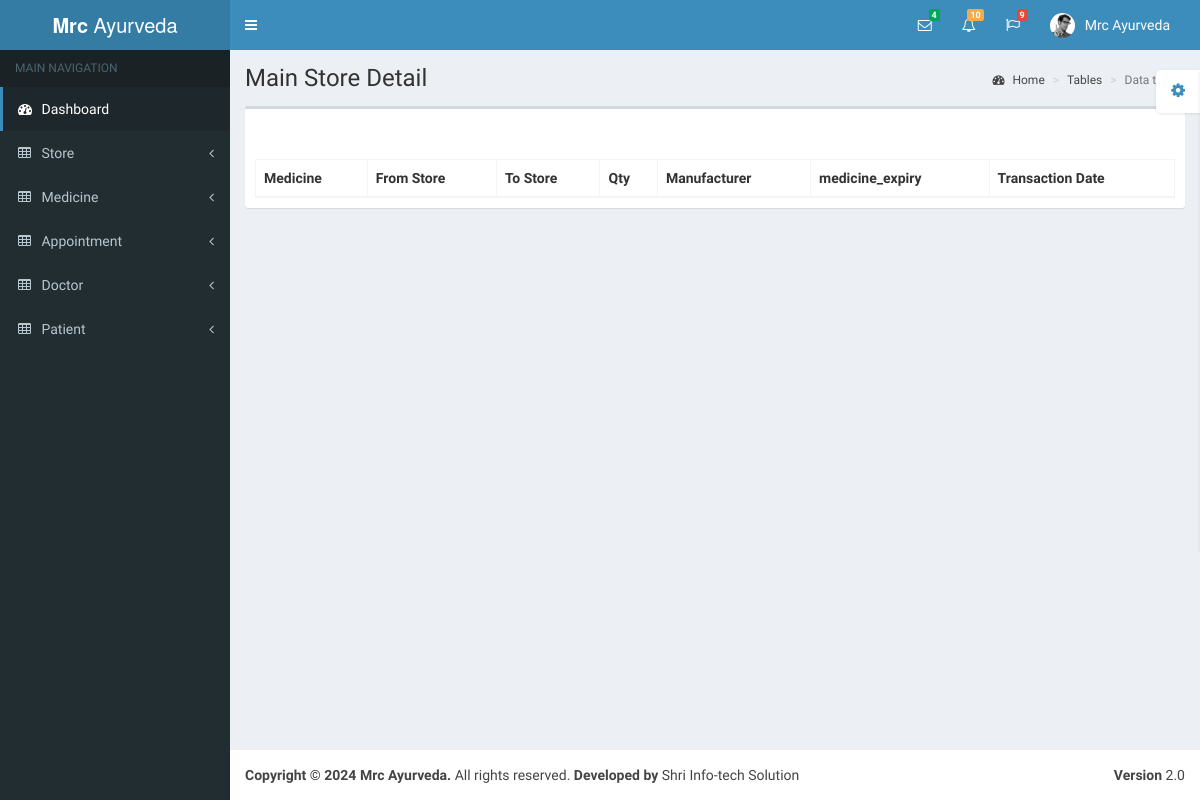
The page /store/medicine_stock_history/ on the database as committed earlier.
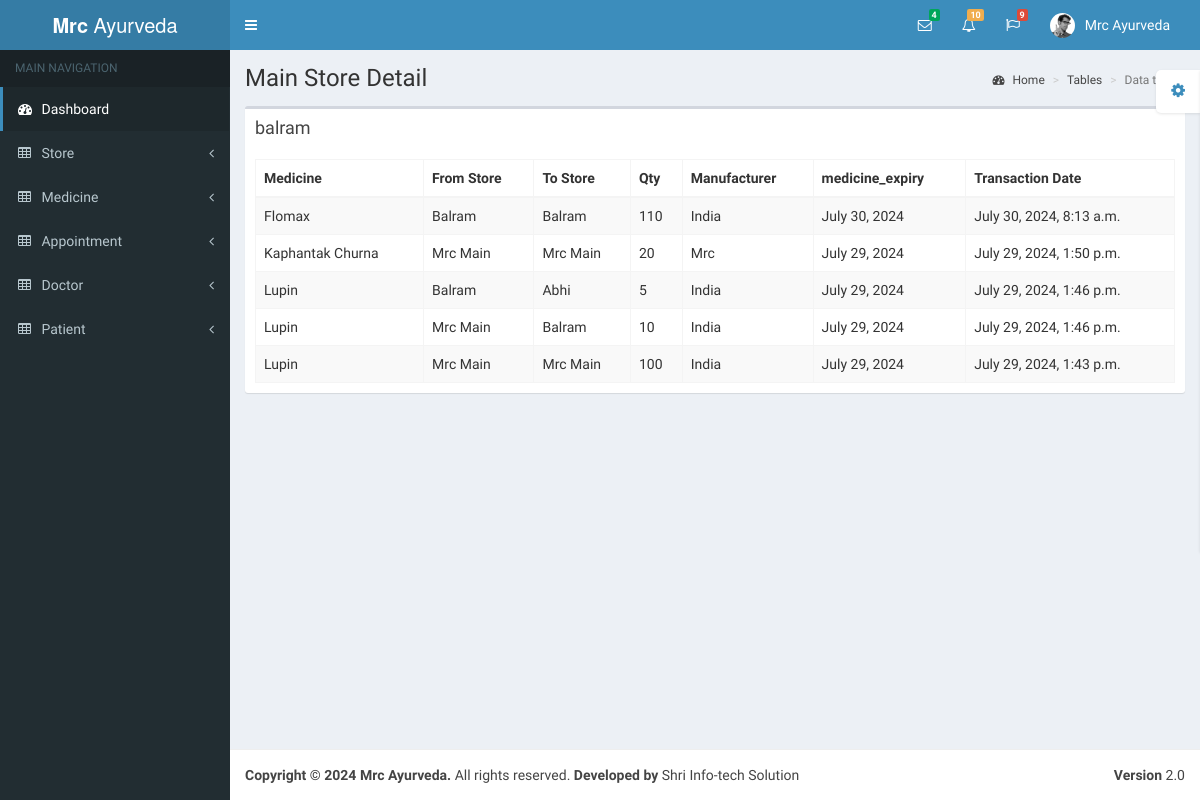
The same page on the database as committed later.
### store/models.py (models this page shows, shortened)
class Store(models.Model):
    user = models.ForeignKey(User, on_delete=models.PROTECT)
    type = models.CharField(max_length=10, null=True)
    created_at = models.DateTimeField(auto_now_add=True)
    updated_at = models.DateTimeField(auto_now=True, null=True, blank=True)
    def __str__(self):
        return str(self.user.username)
    class Meta:
        db_table = 'stores'

class MedicineStoreTransactionHistory(models.Model):
    from_store = models.ForeignKey(Store, related_name='Medicine_transfer_history_from_store', on_delete=models.PROTECT)
    to_store = models.ForeignKey(Store, related_name='Medicine_transfer_history_to_store', on_delete=models.PROTECT)
    medicine = models.ForeignKey(Medicine, on_delete=models.PROTECT)
    medicine_name = models.CharField(max_length=500, null=True)
    qty = models.IntegerField(null=True)
    medicine_manufacturer = models.CharField(max_length=500, null=True)
    medicine_expiry = models.DateField(null=True)
    created_at = models.DateTimeField(auto_now_add=True)
    updated_at = models.DateTimeField(auto_now=True, null=True, blank=True)
    class Meta:
        db_table = 'medicine_store_transaction_history'

### account/models.py (models this page shows, shortened)
class User(AbstractUser):
    username = models.CharField(max_length=500, unique=True, null=True)
    email = models.EmailField(unique=True, null=True)
    mobile = models.CharField(max_length=20, null=True)
    phone = models.CharField(max_length=20, null=True)
    address = models.TextField(null=True)
    is_staff = models.BooleanField(default=False)
    is_active = models.BooleanField(default=True)
    created_at = models.DateTimeField(auto_now_add=True)
    class Meta:
        db_table = 'user'

### store/views.py (the view)
# urls.py: path('medicine_stock_history/', views.medicine_stock_history, name='medicine_stock_history'),
def medicine_stock_history(request):
    transaction = MedicineStoreTransactionHistory.objects.all().order_by('-id')
    if transaction:
        store_name = transaction[0].to_store
    else:
        store_name = ''
    context = {
        'store_name': store_name,
        'transaction': transaction,
    }
    return render(request, 'medicine_stock_history.html', context)

### store/templates/medicine_stock_history.html (shortened to what this page needs)
{% extends 'base.html' %}
{% block content %}
<div class="wrapper">
    <div class="content-wrapper">
        <section class="content-header">
            <h1>
                Main Store Detail
            </h1>
            <ol class="breadcrumb">
                <li><a href="/"><i class="fa fa-dashboard"></i> Home</a></li>
                <li><a href="/">Tables</a></li>
                <li class="active">Data tables</li>
            </ol>
        </section>
        <section class="content">
            <div class="row">
                <div class="col-xs-12">
                    <div class="box">
                        <div class="box-header">
                            <h3 class="box-title">{{store_name}}</h3>
                        </div>
                        <div class="box-body">
                            <table id="example1" class="table table-bordered table-striped">
                                <thead>
                                <tr>
                                    <th>Medicine</th>
                                    <th>From Store</th>
                                    <th>To Store</th>
                                    <th>Qty</th>
                                    <th>Manufacturer</th>
                                    <th>medicine_expiry</th>
                                    <th>Transaction Date</th>
                                </tr>
                                </thead>
                                <tbody>
                                {% for i in transaction %}
                                <tr>
                                    <td>{{i.medicine_name|title}}</td>
                                    <td>{{i.from_store|title}}</td>
                                    <td>{{i.to_store|title}}</td>
                                    <td>{{i.qty}}</td>
                                    <td>{{i.medicine_manufacturer|title}}</td>
                                    <td>{{i.medicine_expiry}}</td>
                                    <td>{{i.created_at}}</td>
                                </tr>
                                {% endfor %}
                                </tbody>
                            </table>
                        </div>
                    </div>
                </div>
            </div>
        </section>
    </div>
</div>
{% endblock content %}

### templates/base.html (shortened to what this page needs)
<!DOCTYPE html>
<html>
<head>
    <link href="/static/bootstrap/css/bootstrap.min.css" rel="stylesheet" type="text/css"/>
    <link rel="stylesheet" href="https://cdnjs.cloudflare.com/ajax/libs/font-awesome/4.7.0/css/font-awesome.min.css">
    <link href="/static/common_css/font-awesome.min.css" rel="stylesheet" type="text/css"/>
    <link href="/static/common_css/ionicons.min.css" rel="stylesheet" type="text/css"/>
    <link href="/static/dist/css/AdminLTE.min.css" rel="stylesheet" type="text/css"/>
    <link href="/static/dist/css/skins/_all-skins.min.css" rel="stylesheet" type="text/css"/>
    <link href="/static/plugins/iCheck/flat/blue.css" rel="stylesheet" type="text/css"/>
    <link href="/static/plugins/morris/morris.css" rel="stylesheet" type="text/css"/>
    <link href="/static/plugins/jvectormap/jquery-jvectormap-1.2.2.css" rel="stylesheet" type="text/css"/>
    <link href="/static/plugins/datepicker/datepicker3.css" rel="stylesheet" type="text/css"/>
    <link href="/static/plugins/daterangepicker/daterangepicker-bs3.css" rel="stylesheet" type="text/css"/>
    <link href="/static/plugins/bootstrap-wysihtml5/bootstrap3-wysihtml5.min.css" rel="stylesheet" type="text/css"/>
    <link href="/static/plugins/datatables/dataTables.bootstrap.css" rel="stylesheet" type="text/css"/>
    <link rel="stylesheet" href="/static/common_css/sweetalert2.min.css">
</head>
<body class="skin-blue">
<div class="wrapper">
    <header class="main-header">
        <a href="/" class="logo"><b>Mrc </b> Ayurveda</a>
        <nav class="navbar navbar-static-top" role="navigation">
            <a href="#" class="sidebar-toggle" data-toggle="offcanvas" role="button">
            </a>
            <div class="navbar-custom-menu">
                <ul class="nav navbar-nav">
                    <li class="dropdown messages-menu">
                        <a href="#" class="dropdown-toggle" data-toggle="dropdown">
                            <i class="fa fa-envelope-o"></i>
                            <span class="label label-success">4</span>
                        </a>
                    </li>
                    <li class="dropdown notifications-menu">
                        <a href="#" class="dropdown-toggle" data-toggle="dropdown">
                            <i class="fa fa-bell-o"></i>
                            <span class="label label-warning">10</span>
                        </a>
                    </li>
                    <li class="dropdown tasks-menu">
                        <a href="#" class="dropdown-toggle" data-toggle="dropdown">
                            <i class="fa fa-flag-o"></i>
                            <span class="label label-danger">9</span>
                        </a>
                    </li>
                    <li class="dropdown user user-menu">
                        <a href="#" class="dropdown-toggle" data-toggle="dropdown">
                            <img src="dist/img/user2-160x160.jpg" class="user-image" alt="User Image"/>
                            <span class="hidden-xs">Mrc Ayurveda</span>
                        </a>
                    </li>
                </ul>
            </div>
        </nav>
    </header>
    <aside class="main-sidebar">
        <section class="sidebar">
            <ul class="sidebar-menu">
                <li class="header">MAIN NAVIGATION</li>
                <li class="active treeview">
                    <a href="/">
                        <i class="fa fa-dashboard"></i> <span>Dashboard</span>
                    </a>
                </li>
                <li class="treeview">
                    <a href="#">
                        <i class="fa fa-table"></i> <span>Store</span>
                        <i class="fa fa-angle-left pull-right"></i>
                    </a>
                </li>
                <li class="treeview">
                    <a href="#">
                        <i class="fa fa-table"></i> <span>Medicine</span>
                        <i class="fa fa-angle-left pull-right"></i>
                    </a>
                </li>
                <li class="treeview">
                    <a href="#">
                        <i class="fa fa-table"></i> <span>Appointment</span>
                        <i class="fa fa-angle-left pull-right"></i>
                    </a>
                </li>
                <li class="treeview">
                    <a href="#">
                        <i class="fa fa-table"></i> <span>Doctor</span>
                        <i class="fa fa-angle-left pull-right"></i>
                    </a>
                </li>
                <li class="treeview">
                    <a href="#">
                        <i class="fa fa-table"></i> <span>Patient</span>
                        <i class="fa fa-angle-left pull-right"></i>
                    </a>
                </li>
            </ul>
        </section>
    </aside>
    {% block content %}
    {% endblock content %}
    <footer class="main-footer">
        <div class="pull-right hidden-xs">
            <b>Version</b> 2.0
        </div>
        <strong>Copyright &copy; 2024 Mrc Ayurveda.</strong> All rights reserved.
        <strong>Developed by</strong> Shri Info-tech Solution
    </footer>
</div>
</body>
</html>

Rows that differ between the two databases and show on the page:
added Store: user.username "balram"
added MedicineStoreTransactionHistory: medicine_name "Flomax", from_store "Balram", to_store "Balram", qty "110", medicine_manufacturer "India", medicine_expiry "July 30, 2024", created_at "July 30, 2024, 8:13 a.m."
added MedicineStoreTransactionHistory: medicine_name "Kaphantak Churna", from_store "Mrc Main", to_store "Mrc Main", qty "20", medicine_manufacturer "Mrc", medicine_expiry "July 29, 2024", created_at "July 29, 2024, 1:50 p.m."
added MedicineStoreTransactionHistory: medicine_name "Lupin", from_store "Balram", to_store "Abhi", qty "5", medicine_manufacturer "India", medicine_expiry "July 29, 2024", created_at "July 29, 2024, 1:46 p.m."
added MedicineStoreTransactionHistory: medicine_name "Lupin", from_store "Mrc Main", to_store "Balram", qty "10", medicine_manufacturer "India", medicine_expiry "July 29, 2024", created_at "July 29, 2024, 1:46 p.m."
added MedicineStoreTransactionHistory: medicine_name "Lupin", from_store "Mrc Main", to_store "Mrc Main", qty "100", medicine_manufacturer "India", medicine_expiry "July 29, 2024", created_at "July 29, 2024, 1:43 p.m."
